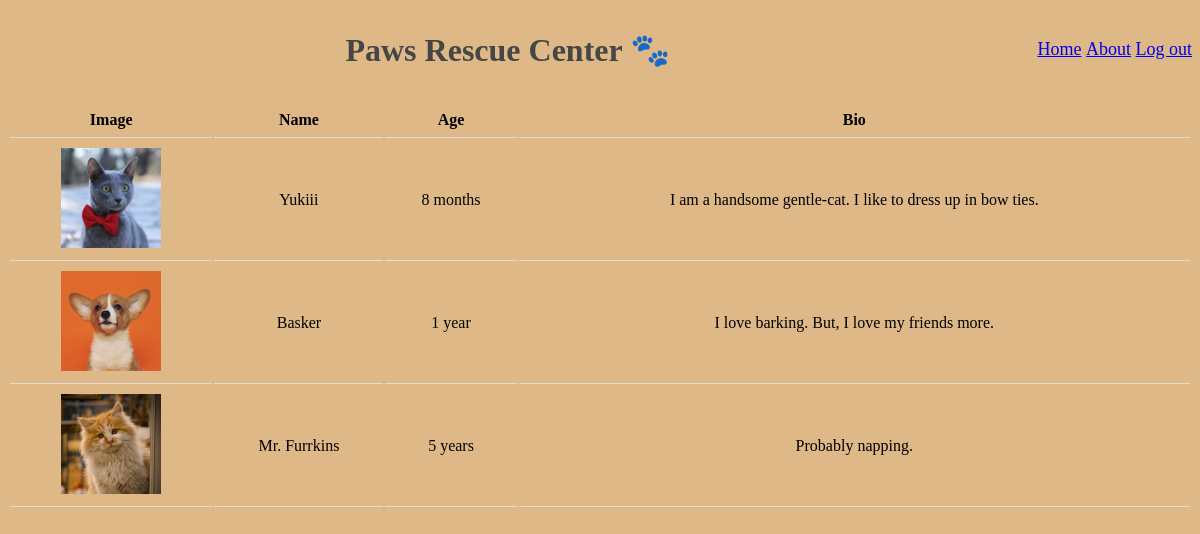
Screenshot of / (signed in) with the database file from the repository.
### app.py (models this page shows)
class Pet(db.Model):
    id = db.Column(db.Integer, primary_key=True)
    name = db.Column(db.String, unique=True)
    age = db.Column(db.String)
    bio = db.Column(db.String)
    posted_by =  db.Column(db.String, db.ForeignKey('user.id'))

### app.py (the view)
@app.route("/")
def home():
    pets = Pet.query.all()
    return render_template("home.html", pets = pets)

### templates/home.html (shortened to what this page needs)
{% extends "base.html" %}
{% block heading %}
<center>Paws Rescue Center 🐾</center>
{% endblock %}
{% block content%}
  <table>
    <tr>
      <th>Image</th>
      <th>Name</th>
      <th>Age</th>
      <th>Bio</th>
    </tr>
    {% for pet in pets %}
    <tr>
        <td >
            <a href="{{url_for('pet_details', pet_id = pet.id)}}">
                <img src= "{{url_for('static', filename = pet.id|string+".jpg")}}" height="100" >
            </a>
        </td>
        <td>{{ pet.name }}</td>
        <td>{{ pet.age }}</td>
        <td>{{ pet.bio }}</td>
    </tr>
    {% endfor %}
  </table>
{% endblock %}

### static/style.css (style rules this page uses)
body { background: burlywood; }
table { width: 100%; text-align: center; }
th, td { padding: 8px; border-bottom: 1px solid #ddd; }

### rows the page displays
Pet: shows a picture, name "Yukiii", age "8 months", bio "I am a handsome gentle-cat. I like to dress up in bow ties."
Pet: shows a picture, name "Basker", age "1 year", bio "I love barking. But, I love my friends more."
Pet: shows a picture, name "Mr. Furrkins", age "5 years", bio "Probably napping."
